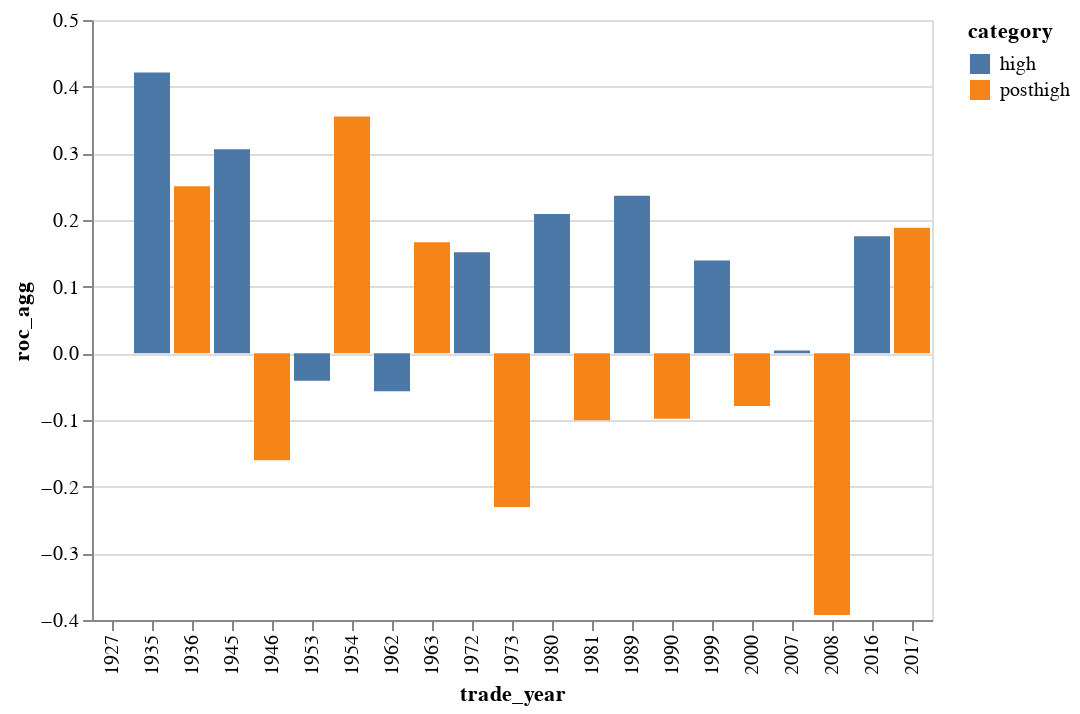

Notebook cell for this chart:
### Code cell
chart = duckdb.sql(f"""
select
year({c_datetime_local}) trade_year,
sum(forward_roc) roc_agg,
case
    when high_cycle in [0, 8, 17] then 'high'
    when high_cycle in [1, 9, 18] then 'posthigh'
end category
from staging_data
where (high_cycle in [0, 8, 17] or high_cycle in [1, 9, 18])
and year({c_datetime_local}) < year(now())
group by year({c_datetime_local}), category
order by year({c_datetime_local})
""").pl().plot.bar(x="trade_year:N", y="roc_agg", color="category")
chart.save(EXPORT_PATH + "/post-high.svg")
chart

### Figure 1 — Vega-Lite specification as saved in the notebook (floating-point values rounded to 4 significant figures)
{"config": {"view": {"continuousWidth": 300, "continuousHeight": 300}}, "data": {"name": "data-54a54e5b5a9f00a8c7ea6210d61849d6"}, "mark": {"type": "bar", "tooltip": true}, "encoding": {"color": {"field": "category", "type": "nominal"}, "x": {"field": "trade_year", "type": "nominal"}, "y": {"field": "roc_agg", "type": "quantitative"}}, "params": [{"name": "param_1e9efca18e7a2868", "select": {"type": "interval", "encodings": ["x", "y"]}, "bind": "scales"}], "$schema": "https://vega.github.io/schema/vega-lite/v6.1.0.json", "datasets": {"data-54a54e5b5a9f00a8c7ea6210d61849d6": [{"trade_year": 1927, "roc_agg": 0.0, "category": "posthigh"}, {"trade_year": 1935, "roc_agg": 0.4212, "category": "high"}, {"trade_year": 1936, "roc_agg": 0.2507, "category": "posthigh"}, {"trade_year": 1945, "roc_agg": 0.3061, "category": "high"}, {"trade_year": 1946, "roc_agg": -0.1604, "category": "posthigh"}, {"trade_year": 1953, "roc_agg": -0.04119, "category": "high"}, {"trade_year": 1954, "roc_agg": 0.3554, "category": "posthigh"}, {"trade_year": 1962, "roc_agg": -0.05695, "category": "high"}, {"trade_year": 1963, "roc_agg": 0.1666, "category": "posthigh"}, {"trade_year": 1972, "roc_agg": 0.1516, "category": "high"}, {"trade_year": 1973, "roc_agg": -0.2305, "category": "posthigh"}, {"trade_year": 1980, "roc_agg": 0.2089, "category": "high"}, {"trade_year": 1981, "roc_agg": -0.1003, "category": "posthigh"}, {"trade_year": 1989, "roc_agg": 0.2365, "category": "high"}, {"trade_year": 1990, "roc_agg": -0.09827, "category": "posthigh"}, {"trade_year": 1999, "roc_agg": 0.1393, "category": "high"}, {"trade_year": 2000, "roc_agg": -0.07894, "category": "posthigh"}, {"trade_year": 2007, "roc_agg": 0.004097, "category": "high"}, {"trade_year": 2008, "roc_agg": -0.3925, "category": "posthigh"}, {"trade_year": 2016, "roc_agg": 0.1755, "category": "high"}, {"trade_year": 2017, "roc_agg": 0.1883, "category": "posthigh"}]}}
